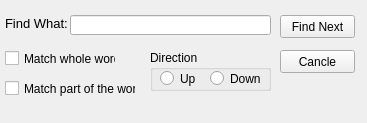
<?xml version="1.0" encoding="UTF-8"?>
<ui version="4.0">
 <class>MainWindow</class>
 <widget class="QMainWindow" name="MainWindow">
  <property name="geometry">
   <rect>
    <x>0</x>
    <y>0</y>
    <width>367</width>
    <height>123</height>
   </rect>
  </property>
  <property name="minimumSize">
   <size>
    <width>367</width>
    <height>123</height>
   </size>
  </property>
  <property name="maximumSize">
   <size>
    <width>367</width>
    <height>123</height>
   </size>
  </property>
  <property name="windowTitle">
   <string>Find</string>
  </property>
  <widget class="QWidget" name="centralwidget">
   <widget class="QLabel" name="label">
    <property name="geometry">
     <rect>
      <x>5</x>
      <y>15</y>
      <width>71</width>
      <height>16</height>
     </rect>
    </property>
    <property name="font">
     <font>
      <pointsize>10</pointsize>
     </font>
    </property>
    <property name="text">
     <string>Find What:</string>
    </property>
   </widget>
   <widget class="QLineEdit" name="lineEdit">
    <property name="geometry">
     <rect>
      <x>70</x>
      <y>15</y>
      <width>201</width>
      <height>20</height>
     </rect>
    </property>
   </widget>
   <widget class="QPushButton" name="pushButton">
    <property name="geometry">
     <rect>
      <x>280</x>
      <y>15</y>
      <width>75</width>
      <height>23</height>
     </rect>
    </property>
    <property name="text">
     <string>Find Next</string>
    </property>
   </widget>
   <widget class="QCheckBox" name="checkBox">
    <property name="geometry">
     <rect>
      <x>5</x>
      <y>50</y>
      <width>111</width>
      <height>17</height>
     </rect>
    </property>
    <property name="text">
     <string>Match whole word</string>
    </property>
   </widget>
   <widget class="QCheckBox" name="checkBox_2">
    <property name="geometry">
     <rect>
      <x>5</x>
      <y>80</y>
      <width>131</width>
      <height>17</height>
     </rect>
    </property>
    <property name="text">
     <string>Match part of the word</string>
    </property>
   </widget>
   <widget class="QGroupBox" name="groupBox">
    <property name="geometry">
     <rect>
      <x>150</x>
      <y>50</y>
      <width>121</width>
      <height>41</height>
     </rect>
    </property>
    <property name="title">
     <string>Direction</string>
    </property>
    <widget class="QRadioButton" name="radioButton">
     <property name="geometry">
      <rect>
       <x>10</x>
       <y>20</y>
       <width>82</width>
       <height>17</height>
      </rect>
     </property>
     <property name="text">
      <string>Up</string>
     </property>
    </widget>
    <widget class="QRadioButton" name="radioButton_2">
     <property name="geometry">
      <rect>
       <x>60</x>
       <y>20</y>
       <width>82</width>
       <height>17</height>
      </rect>
     </property>
     <property name="text">
      <string>Down</string>
     </property>
    </widget>
   </widget>
   <widget class="QPushButton" name="pushButton_2">
    <property name="geometry">
     <rect>
      <x>280</x>
      <y>50</y>
      <width>75</width>
      <height>23</height>
     </rect>
    </property>
    <property name="text">
     <string>Cancle</string>
    </property>
   </widget>
  </widget>
  <widget class="QStatusBar" name="statusbar">
   <property name="sizeGripEnabled">
    <bool>false</bool>
   </property>
  </widget>
 </widget>
 <resources/>
 <connections/>
</ui>
